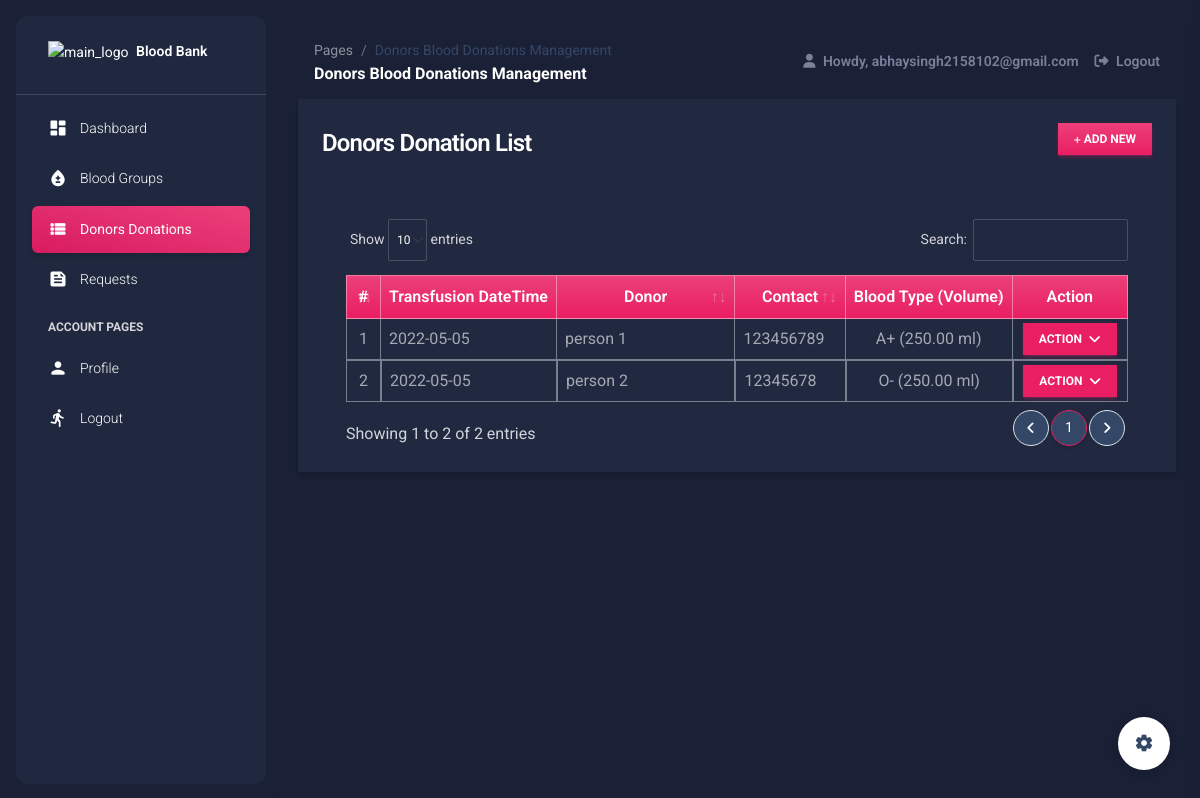
The page /donation_mgt (signed in) on the database its author committed.
### bbApp/models.py (models this page shows, shortened)
class Donation(models.Model):
    blood_group = models.ForeignKey(Blood_Group, on_delete=models.CASCADE)
    donor_name = models.CharField(max_length=500)
    donor_contact = models.CharField(max_length=250)
    donor_email = models.CharField(max_length=250)
    donor_address = models.TextField(blank=True, null=True)
    donor_gender = models.CharField(max_length=30, choices = (('Male' ,'Male'),('Female' ,'Female')))
    transfusion_date = models.DateField()
    donation_volume = models.FloatField(default=0)
    date_created = models.DateTimeField(default=timezone.now)
    date_updated = models.DateTimeField(auto_now=True)

class Blood_Group(models.Model):
    name = models.CharField(max_length=250)
    status = models.CharField(max_length=2, choices=(('1','Active'),('2','Inactive')), default = 1)
    date_created = models.DateTimeField(default=timezone.now)
    date_updated = models.DateTimeField(auto_now=True)
    def __str__(self):
        return self.name

### bbApp/views.py (the view)
# urls.py: path('donation_mgt', views.donation_mgt,name="donation-page"),
@login_required
def donation_mgt(request):
    context['page'] = 'donation_mgt'
    context['page_title'] = 'Donors Blood Donations Management'
    donations = models.Donation.objects.all()
    context['donations'] = donations
    return render(request,'donation_mgt.html',context)

### bbApp/forms.py (shortened to what this page needs)
class UpdateProfile(UserChangeForm):
    username = forms.CharField(max_length=250,help_text="The Username field is required.")
    email = forms.EmailField(max_length=250,help_text="The Email field is required.")
    first_name = forms.CharField(max_length=250,help_text="The First Name field is required.")
    last_name = forms.CharField(max_length=250,help_text="The Last Name field is required.")
    current_password = forms.CharField(max_length=250)
    class Meta:
        model = User
        fields = ('email', 'username','first_name', 'last_name')

### bbApp/templates/donation_mgt.html (shortened to what this page needs)
{% extends 'layouts/base.html' %} {% load humanize %} {% block content %}
<div class="container-fluid">
    <div class="col-lg-12 col-md-12 col-sm-12 col-xs-12">
        <div class="card card-default rounded-0 shadow ">
            <div class="card-header">
                <div class="d-flex w-100 align-items-center justify-content-between">
                    <h4 class="card-title fw-bold">Donors Donation List</h4>
                    <div class="tools">
                        <button type="button" class="btn btn-primary rounded-0 bg-gradient btn-sm" id='add_new'><i class="fa fa-plus"></i> Add New</button>
                    </div>
                </div>
            </div>
            <div class="card-body">
                <div class="container-fluid">
                    <table class="table table-bordered" id="donation-list">
                        <colgroup>
                            <col width="5%">
                            <col width="20%">
                            <col width="30%">
                            <col width="15%">
                            <col width="15%">
                            <col width="15%">
                        </colgroup>
                        <thead>
                            <tr class="bg-gradient bg-primary bg-opacity-50 text-light">
                                <th class="px-2 py-2 text-center">#</th>
                                <th class="px-2 py-2 text-center">Transfusion DateTime</th>
                                <th class="px-2 py-2 text-center">Donor</th>
                                <th class="px-2 py-2 text-center">Contact</th>
                                <th class="px-2 py-2 text-center">Blood Type (volume)</th>
                                <th class="px-2 py-2 text-center">Action</th>
                            </tr>
                        </thead>
                        <tbody>
                            {% for donation in donations %}
                            <tr>
                                <td class="px-2 py-1 align-middle text-center">{{ forloop.counter }}</td>
                                <td class="px-2 py-1 align-middle">{{ donation.transfusion_date|date:"Y-m-d" }}</td>
                                <td class="px-2 py-1 align-middle">{{ donation.donor_name }}</td>
                                <td class="px-2 py-1 align-middle">{{ donation.donor_contact }}</td>
                                <td class="px-2 py-1 align-middle text-center">{{ donation.blood_group }} ({{ donation.donation_volume|floatformat:2|intcomma }} ml)</td>
                                <td class="px-2 py-1 align-middle text-center">
                                    <div class="dropdown">
                                        <button class="btn btn-primary btn-sm mb-0 rounded-0 dropdown-toggle" type="button" id="actionBtn-{{ donation.pk }}" data-bs-toggle="dropdown" aria-expanded="false">
                                        Action
                                        </button>
                                    </div>
                                </td>
                            </tr>
                            {% endfor %}
                        </tbody>
                    </table>
                </div>
            </div>
        </div>
    </div>
</div>
{% endblock content %}

### bbApp/templates/includes/navigation.html (shortened to what this page needs)
    <nav class="navbar navbar-main navbar-expand-lg px-0 mx-4 shadow-none border-radius-xl position-sticky mt-4 top-1 z-index-sticky" id="navbarBlur" navbar-scroll="true">
      <div class="container-fluid py-1 px-3">
        <nav aria-label="breadcrumb">
          <ol class="breadcrumb bg-transparent mb-0 pb-0 pt-1 px-0 me-sm-6 me-5">
            <li class="breadcrumb-item text-sm"><a class="opacity-5 text-dark" href="javascript:;">Pages</a></li>
            <li class="breadcrumb-item text-sm text-dark active" aria-current="page">{{ page_title }}</li>
          </ol>
          <h6 class="font-weight-bolder mb-0">{{ page_title }}</h6>
        </nav>
        <div class="collapse navbar-collapse mt-sm-0 mt-2 me-md-0 me-sm-4" id="navbar">
          <ul class="navbar-nav  justify-content-end">
            <li class="nav-item d-flex align-items-center">
              <a href="" class="nav-link text-body font-weight-bold px-3">
                <i class="fa fa-user me-sm-1"></i>
                  Howdy, {{ user.username }}
              </a>
            </li>
            <li class="nav-item d-flex align-items-center">
              <a href="{% url 'logout' %}" class="nav-link text-body font-weight-bold px-0">
                <i class="fa fa-sign-out me-sm-1"></i>
                <span class="d-sm-inline d-none">Logout</span>
              </a>
            </li>
          </ul>
        </div>
      </div>
    </nav>

### static/default/css/style.css (style rules this page uses)
html, body { height: 100%; width: 100%; max-height: 100%; overflow: auto; display: flex; flex-direction: column; }
.dark-version .table tbody tr:last-child td { border-width: 1px !important; }

### rows shown on the page
Donation: transfusion_date "2022-05-05", donor_name "person 1", donor_contact "123456789", blood_group "A+", donation_volume "250.00"
Donation: transfusion_date "2022-05-05", donor_name "person 2", donor_contact "12345678", blood_group "O-", donation_volume "250.00"

### other values the page prints
{{ page_title }} "Donors Blood Donations Management"
{{ user.username }} "abhaysingh2158102@gmail.com"
